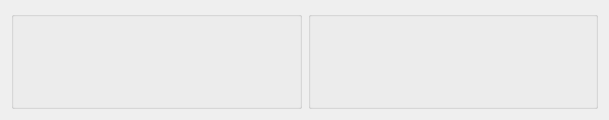
<?xml version="1.0" encoding="UTF-8"?>
<ui version="4.0">
 <comment>This file is part of the xTuple ERP: PostBooks Edition, a free and
open source Enterprise Resource Planning software suite,
Copyright (c) 1999-2019 by OpenMFG LLC, d/b/a xTuple.
It is licensed to you under the Common Public Attribution License
version 1.0, the full text of which (including xTuple-specific Exhibits)
is available at www.xtuple.com/CPAL.  By using this software, you agree
to be bound by its terms.</comment>
 <class>dspInventoryLocator</class>
 <widget class="QWidget" name="dspInventoryLocator">
  <property name="geometry">
   <rect>
    <x>0</x>
    <y>0</y>
    <width>609</width>
    <height>120</height>
   </rect>
  </property>
  <property name="windowTitle">
   <string>Location/Lot/Serial # Detail</string>
  </property>
  <layout class="QGridLayout" name="gridLayout_2">
   <item row="0" column="0">
    <widget class="QGroupBox" name="_itemGroup">
     <property name="title">
      <string/>
     </property>
     <layout class="QGridLayout" name="gridLayout">
      <item row="0" column="0">
       <widget class="ItemCluster" name="_item"/>
      </item>
     </layout>
    </widget>
   </item>
   <item row="0" column="1">
    <widget class="WarehouseGroup" name="_warehouse">
     <property name="title">
      <string/>
     </property>
     <property name="fixedSize">
      <bool>false</bool>
     </property>
    </widget>
   </item>
  </layout>
 </widget>
 <layoutdefault spacing="6" margin="11"/>
 <customwidgets>
  <customwidget>
   <class>ItemCluster</class>
   <extends>QWidget</extends>
   <header>itemcluster.h</header>
   <container>1</container>
  </customwidget>
  <customwidget>
   <class>WarehouseGroup</class>
   <extends>QGroupBox</extends>
   <header>warehousegroup.h</header>
   <container>1</container>
  </customwidget>
 </customwidgets>
 <tabstops>
  <tabstop>_item</tabstop>
  <tabstop>_warehouse</tabstop>
 </tabstops>
 <resources/>
 <connections>
  <connection>
   <sender>_item</sender>
   <signal>warehouseIdChanged(int)</signal>
   <receiver>_warehouse</receiver>
   <slot>setId(int)</slot>
   <hints>
    <hint type="sourcelabel">
     <x>20</x>
     <y>20</y>
    </hint>
    <hint type="destinationlabel">
     <x>324</x>
     <y>27</y>
    </hint>
   </hints>
  </connection>
  <connection>
   <sender>_item</sender>
   <signal>newId(int)</signal>
   <receiver>_warehouse</receiver>
   <slot>findItemSites(int)</slot>
   <hints>
    <hint type="sourcelabel">
     <x>20</x>
     <y>20</y>
    </hint>
    <hint type="destinationlabel">
     <x>324</x>
     <y>27</y>
    </hint>
   </hints>
  </connection>
 </connections>
</ui>
